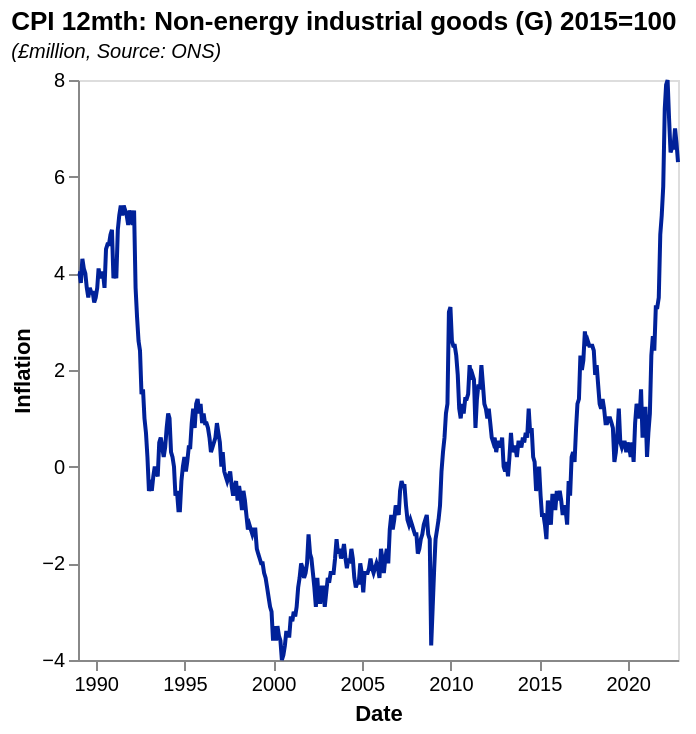

Express this chart as Vega-Lite.
### Vega-Lite specification from a JSON file in a GitHub repository (floating-point values rounded to 4 significant figures; data arrays with more than 128 entries replaced by an {"elided": "..."} marker saying what was removed)
{"$schema": "https://vega.github.io/schema/vega-lite/v5.json", "data": {"values": {"elided": "407 records"}, "format": {"parse": {"date": "date"}}}, "title": {"text": "CPI 12mth: Non-energy industrial goods (G) 2015=100", "subtitle": "(£million, Source: ONS)", "subtitleFontStyle": "italic", "subtitleFontSize": 10, "anchor": "start", "color": "black"}, "width": 300, "height": 290, "mark": {"type": "line", "color": "#002199"}, "encoding": {"x": {"field": "date", "type": "temporal", "axis": {"grid": false}, "title": "Date"}, "y": {"field": "value", "type": "quantitative", "axis": {"grid": false}, "title": "Inflation"}}, "config": {}}
